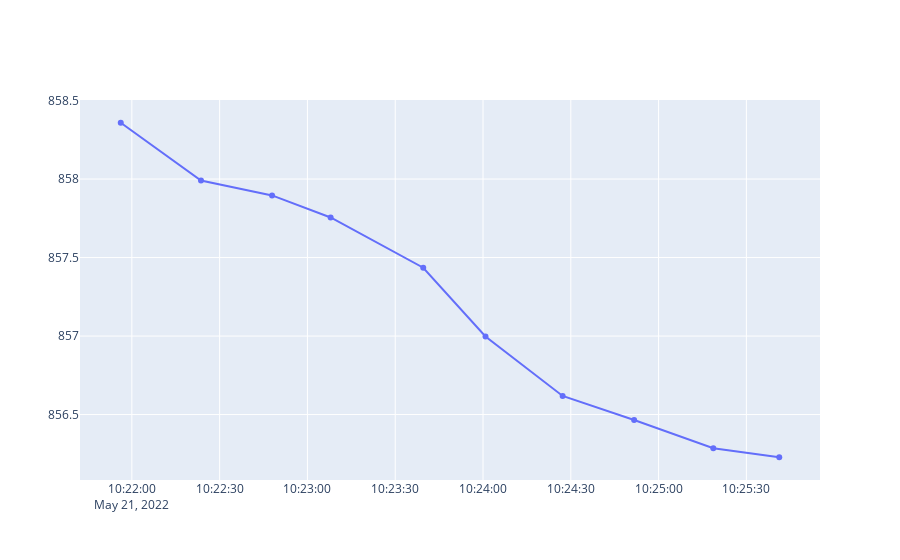

The code cell stored with this chart in its notebook:
### Code cell
import plotly.graph_objects as go

fig = go.Figure()
fig.add_scatter(x=df_binance['timestamp'], y=df_binance['value'])
fig.show();

### Figure 1 — Plotly figure (JSON) as saved in the notebook; plotly's stock layout.template omitted (floating-point values rounded to 4 significant figures)
{"data": [{"type": "scatter", "x": ["2022-05-21 10:21:56.207780+00:00", "2022-05-21 10:22:23.634235+00:00", "2022-05-21 10:22:47.911410+00:00", "2022-05-21 10:23:07.924243+00:00", "2022-05-21 10:23:39.572023+00:00", "2022-05-21 10:24:00.852717+00:00", "2022-05-21 10:24:27.212645+00:00", "2022-05-21 10:24:51.647024+00:00", "2022-05-21 10:25:18.701837+00:00", "2022-05-21 10:25:41.234140+00:00"], "y": [858.4, 858.0, 857.9, 857.8, 857.4, 857.0, 856.6, 856.5, 856.3, 856.2]}], "layout": {}}
